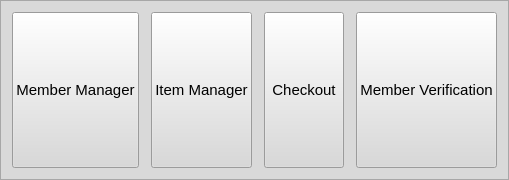
    <widget class="QFrame" name="header">
     <property name="minimumSize">
      <size>
       <width>0</width>
       <height>180</height>
      </size>
     </property>
     <property name="maximumSize">
      <size>
       <width>16777215</width>
       <height>180</height>
      </size>
     </property>
     <property name="styleSheet">
      <string notr="true">background-color: rgba(217,217,217,255)</string>
     </property>
     <property name="frameShape">
      <enum>QFrame::StyledPanel</enum>
     </property>
     <property name="frameShadow">
      <enum>QFrame::Raised</enum>
     </property>
     <layout class="QHBoxLayout" name="horizontalLayout">
      <property name="spacing">
       <number>12</number>
      </property>
      <item>
       <widget class="QPushButton" name="btn_member_manager">
        <property name="sizePolicy">
         <sizepolicy hsizetype="Minimum" vsizetype="Minimum">
          <horstretch>0</horstretch>
          <verstretch>0</verstretch>
         </sizepolicy>
        </property>
        <property name="maximumSize">
         <size>
          <width>16777215</width>
          <height>16777215</height>
         </size>
        </property>
        <property name="font">
         <font>
          <pointsize>11</pointsize>
         </font>
        </property>
        <property name="cursor">
         <cursorShape>PointingHandCursor</cursorShape>
        </property>
        <property name="text">
         <string>Member Manager</string>
        </property>
        <property name="icon">
         <iconset resource="../resources.qrc">
          <normaloff>:/icons/user.svg</normaloff>:/icons/user.svg</iconset>
        </property>
        <property name="iconSize">
         <size>
          <width>40</width>
          <height>40</height>
         </size>
        </property>
        <property name="checkable">
         <bool>false</bool>
        </property>
       </widget>
      </item>
      <item>
       <widget class="QPushButton" name="btn_item_manager">
        <property name="sizePolicy">
         <sizepolicy hsizetype="Minimum" vsizetype="Minimum">
          <horstretch>0</horstretch>
          <verstretch>0</verstretch>
         </sizepolicy>
        </property>
        <property name="maximumSize">
         <size>
          <width>16777215</width>
          <height>16777215</height>
         </size>
        </property>
        <property name="font">
         <font>
          <pointsize>11</pointsize>
         </font>
        </property>
        <property name="cursor">
         <cursorShape>PointingHandCursor</cursorShape>
        </property>
        <property name="text">
         <string>Item Manager</string>
        </property>
        <property name="icon">
         <iconset resource="../resources.qrc">
          <normaloff>:/icons/folder.svg</normaloff>:/icons/folder.svg</iconset>
        </property>
        <property name="iconSize">
         <size>
          <width>40</width>
          <height>40</height>
         </size>
        </property>
        <property name="checkable">
         <bool>false</bool>
        </property>
       </widget>
      </item>
      <item>
       <widget class="QPushButton" name="btn_checkout">
        <property name="sizePolicy">
         <sizepolicy hsizetype="Minimum" vsizetype="Minimum">
          <horstretch>0</horstretch>
          <verstretch>0</verstretch>
         </sizepolicy>
        </property>
        <property name="font">
         <font>
          <pointsize>11</pointsize>
         </font>
        </property>
        <property name="cursor">
         <cursorShape>PointingHandCursor</cursorShape>
        </property>
        <property name="text">
         <string>Checkout</string>
        </property>
        <property name="icon">
         <iconset resource="../resources.qrc">
          <normaloff>:/icons/shopping-cart.svg</normaloff>:/icons/shopping-cart.svg</iconset>
        </property>
        <property name="iconSize">
         <size>
          <width>40</width>
          <height>40</height>
         </size>
        </property>
        <property name="checkable">
         <bool>false</bool>
        </property>
       </widget>
      </item>
      <item>
       <widget class="QPushButton" name="btn_member_verification">
        <property name="sizePolicy">
         <sizepolicy hsizetype="Minimum" vsizetype="Minimum">
          <horstretch>0</horstretch>
          <verstretch>0</verstretch>
         </sizepolicy>
        </property>
        <property name="font">
         <font>
          <pointsize>11</pointsize>
         </font>
        </property>
        <property name="cursor">
         <cursorShape>PointingHandCursor</cursorShape>
        </property>
        <property name="text">
         <string>Member Verification</string>
        </property>
        <property name="icon">
         <iconset resource="../resources.qrc">
          <normaloff>:/icons/user-check.svg</normaloff>:/icons/user-check.svg</iconset>
        </property>
        <property name="iconSize">
         <size>
          <width>40</width>
          <height>40</height>
         </size>
        </property>
        <property name="checkable">
         <bool>false</bool>
        </property>
        <property name="checked">
         <bool>false</bool>
        </property>
        <property name="autoDefault">
         <bool>false</bool>
        </property>
        <property name="default">
         <bool>false</bool>
        </property>
       </widget>
      </item>
     </layout>
    </widget>
